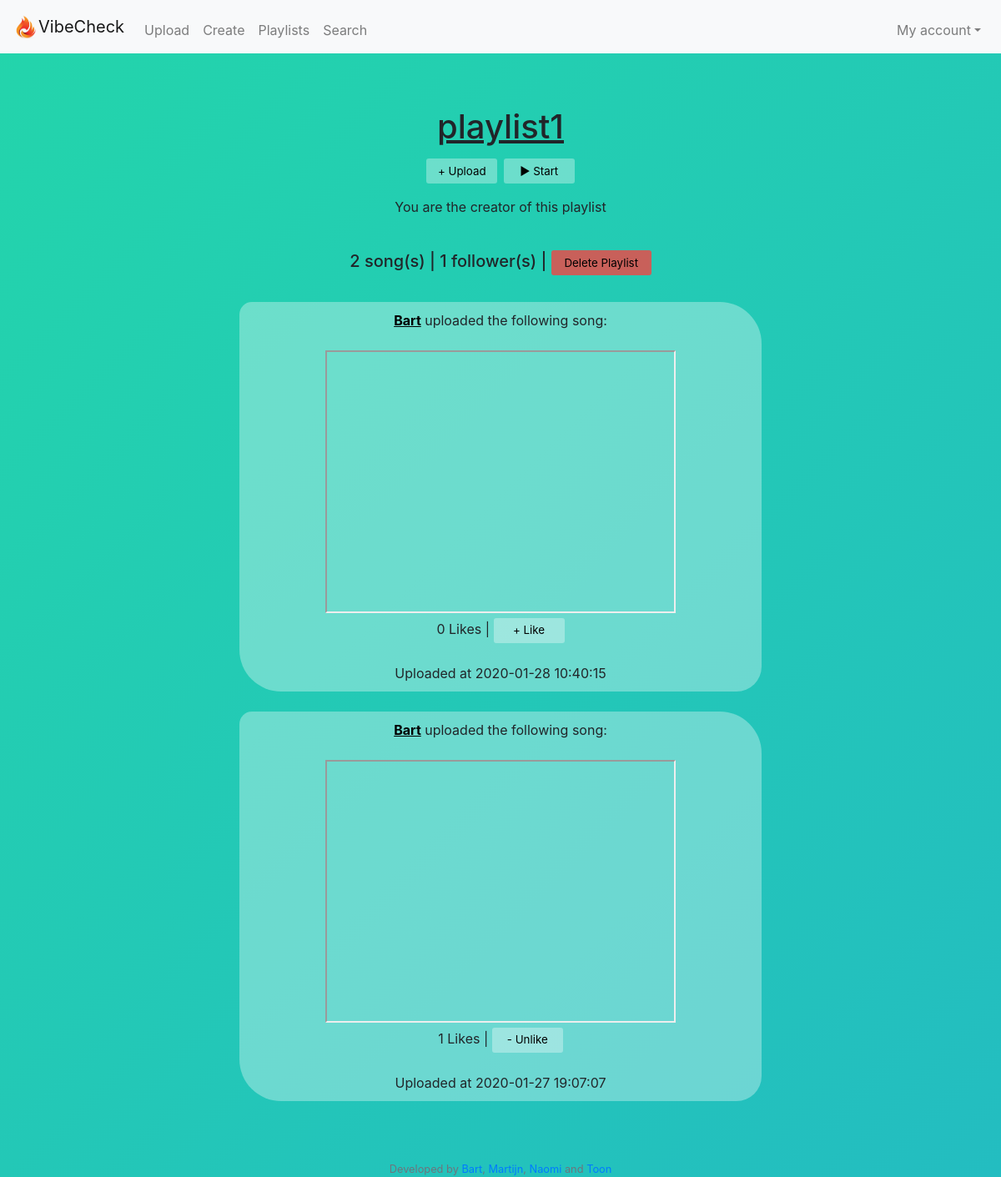
The app's page /playlist_profile?id=1 (signed in) with its own data.
### tables this page shows
CREATE TABLE 'playlists' ('playlist_id' integer PRIMARY KEY NOT NULL, 'playlist_name' text, 'description' text, 'creator_id' integer);

CREATE TABLE 'tracks' ('playlist_id' integer, 'link' text, 'added_by' text, 'time' timestamp DEFAULT CURRENT_TIMESTAMP,'link_desc' text, 'track_id'  INTEGER PRIMARY KEY NOT NULL  , 'likes' INTEGER DEFAULT 0);

CREATE TABLE 'users' ('user_id' integer PRIMARY KEY NOT NULL, 'username' text, 'hash' text);

### application.py (the view)
@app.route("/playlist_profile")
@login_required
def playlist_profile():
    user_id = session["user_id"]
    current_user = db.execute("SELECT username FROM users WHERE user_id = :user_id", user_id = user_id)
    playlist_id = request.args.get("id")
    playlist_info = db.execute("SELECT description, creator_id, playlist_name FROM playlists WHERE playlist_id = :playlist_id", playlist_id=playlist_id)
    description = playlist_info[0]["description"]
    creator_id = playlist_info[0]["creator_id"]
    playlist_name = playlist_info[0]["playlist_name"]
    followers = db.execute("SELECT user_id FROM playlist_users WHERE playlist_id = :playlist_id", playlist_id=playlist_id)
    all_tracks = db.execute("SELECT added_by, link, time, link_desc, track_id, likes FROM tracks WHERE playlist_id= :playlist_id", playlist_id=playlist_id)
    links = yt_playlist_profile(all_tracks, user_id)
    if check_following(playlist_id, user_id):
        button = "follow"
    else:
        button = "unfollow"
    print(description)
    return render_template("playlist_profile.html", id= playlist_id, links=links, description=description, playlist_name=playlist_name,
                                posts=len(all_tracks), followers=len(followers), current_user=current_user, button=button, user_id=user_id, creator_id=creator_id)

### application.py (called while the page is built)
@app.after_request
def after_request(response):
    response.headers["Cache-Control"] = "no-cache, no-store, must-revalidate"
    response.headers["Expires"] = 0
    response.headers["Pragma"] = "no-cache"
    return response

### helpers.py (called while the page is built)
def youtube_api(link):
    if "=" in link:
        link = link.split("=")
        link = link[1].split("&")
        for item in link:
            return item
    else:
        link = link.split("e/")
        link = link[1].split("?")
        for item in link:
            return item

def login_required(f):
    @wraps(f)
    def decorated_function(*args, **kwargs):
        if session.get("user_id") is None:
            return redirect("/login")
        return f(*args, **kwargs)
    return decorated_function

def check_following(playlist_id, user_id):
    check_follow = db.execute("SELECT user_id FROM playlist_users WHERE playlist_id = :playlist_id",
                              playlist_id=playlist_id)
    for i in check_follow:
        if i["user_id"] == user_id:
            return True

def check_liked(user_id, track_id):
    check_liked = db.execute("SELECT user_id FROM users_likedtracks WHERE track_id = :track_id", track_id=track_id)
    for i in check_liked:
        if i["user_id"] == user_id:
            return True

def yt_playlist_profile(all_tracks, user_id):
    links = []
    for track in all_tracks:
        track_info = []
        track_info.append(db.execute("SELECT username FROM users WHERE user_id = :user_id", user_id=track["added_by"]))
        track_info.append(youtube_api(track["link"]))
        track_info.append(track["time"])
        track_info.append(track["link_desc"])
        track_info.append(track["track_id"])
        track_info.append(track["likes"])
        if check_liked(user_id, track["track_id"]):
           track_info.append("liked")
        else:
            track_info.append("unliked")
        links.append(track_info)
    links.sort(key=lambda x: x[2], reverse=True)
    return links

### templates/playlist_profile.html (shortened to what this page needs)
{% extends "layout.html" %}
{% block main %}
    <div align="center">
        <p>
            <h1 align="center"><u>{{ playlist_name }}</u></h1>
            <h3>
                <a href=/upload>
                    <button id="upload-button" type="button">+ Upload</button>
                </a>
                <a href="/player?playlist_id={{id}}">
                    <button id="upload-button" type="button">&#9658; Start</button>
                </a>
            </h3>
        </p>
        {% if creator_id == user_id %}
            <p>
                <h10>You are the creator of this playlist</h10>
            </p>
        {% endif %}
        <br>
        <h5 align="center">{{posts}} song(s) | {{followers}} follower(s) |
        {% if creator_id == user_id %}
            <a href="/deleteplaylist?playlist_id={{id}}">
                <button id= 'delete-playlist-button' class="btn btn-outline-danger" type="button" onclick= "deleted()">Delete Playlist</button>
            </a></h5>
        {% else %}
            {% if button == "follow" %}
                <a href="/follow?name={{id}}"><button id="unfollow-button" type="button">Following</button></a></h5>
            {% else %}
                <a href="/follow?name={{id}}"><button id="follow-button"  type="button">+ Follow!</button></a></h5>
            {% endif %}
        {% endif %}
    </div>
    <br>
    {% for link in links %}
    <div class="song">
        <div align="center">
            <a class="link" href="/profile?username={{link[0][0]['username']}}">
                <strong>{{link[0][0]["username"]}}</strong></a> uploaded the following song:
        </div>
        <br>
        <div align="center">
            <iframe width="420" height="315"
                src="https://www.youtube.com/embed/{{link[1]}}">
            </iframe>
        </div>
        {% if link[6] != "liked" %}
            <div>
                {{link[5]}} Likes |
                <a href="/upvote?track_id={{link[4]}}"><button id="like-button" type="button">+ Like</button></a>
            </div>
        {% else %}
            <div>
                {{link[5]}} Likes |
                <a href="/upvote?track_id={{link[4]}}"><button id="unlike-button" type="button">- Unlike</button></a>
            </div>
        {% endif %}
        <br>
        Uploaded at {{link[2]}}
    </div>
    <br>
    {% endfor %}
{% endblock %}

### static/styles.css (style rules this page uses)
body { background: linear-gradient(-45deg, #ee7752, #e73c7e, #23a6d5, #23d5ab); background-size: 800% 400%; animation: gradient 15s ease infinite; }
.song { margin: 0 auto; width:60%; text-align: center; background-color: rgba(255, 255, 255, 0.33); padding: 10px; border-radius: 15px 50px 30px; }
#upload-button { color: #000000; font-size: 10pt; background-color: rgba(255, 255, 255, 0.33); border: 1px; border-radius: 3px; width: 85px; height: 30px; top: 50px; left: 50px; cursor: hand; }
#delete-playlist-button { color: #000000; font-size: 10pt; background-color: rgba(255, 60, 60, 0.75); border: 1px; border-color: red; border-radius: 3px; width: 120px; height: 30px; top: 50px; left: 50px; cursor: hand; }
.link { text-decoration: underline; color: black; }
#like-button { color: #000000; font-size: 10pt; background-color: rgba(255, 255, 255, 0.33); border: 1px; border-radius: 3px; width: 85px; height: 30px; top: 50px; left: 50px; cursor: hand; }
#unlike-button { color: #000000; font-size: 10pt; background-color: rgba(255, 255, 255, 0.33); border: 1px; border-radius: 3px; width: 85px; height: 30px; top: 50px; left: 50px; cursor: hand; }

### records on screen
playlists: playlist_name "playlist1"
tracks: username "Bart", likes "0", time "2020-01-28 10:40:15"
tracks: username "Bart", likes "1", time "2020-01-27 19:07:07"

### other values on screen
{{ posts }} "2"
{{ followers }} "1"
